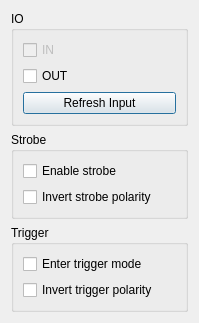
<?xml version="1.0" encoding="UTF-8"?>
<ui version="4.0">
 <class>IOControl</class>
 <widget class="QDialog" name="IOControl">
  <property name="geometry">
   <rect>
    <x>0</x>
    <y>0</y>
    <width>199</width>
    <height>269</height>
   </rect>
  </property>
  <property name="windowTitle">
   <string>IO Control</string>
  </property>
  <layout class="QVBoxLayout" name="verticalLayout">
   <item>
    <widget class="QGroupBox" name="groupBox">
     <property name="title">
      <string>IO</string>
     </property>
     <layout class="QVBoxLayout" name="verticalLayout_2">
      <item>
       <widget class="QCheckBox" name="cbIn">
        <property name="enabled">
         <bool>false</bool>
        </property>
        <property name="text">
         <string>IN</string>
        </property>
        <property name="checkable">
         <bool>true</bool>
        </property>
       </widget>
      </item>
      <item>
       <widget class="QCheckBox" name="cbOut">
        <property name="text">
         <string>OUT</string>
        </property>
       </widget>
      </item>
      <item>
       <widget class="QPushButton" name="btnRefresh">
        <property name="text">
         <string>Refresh Input</string>
        </property>
       </widget>
      </item>
     </layout>
    </widget>
   </item>
   <item>
    <widget class="QGroupBox" name="groupBox_3">
     <property name="title">
      <string>Strobe</string>
     </property>
     <layout class="QVBoxLayout" name="verticalLayout_4">
      <item>
       <widget class="QCheckBox" name="cbEnableStrobe">
        <property name="text">
         <string>Enable strobe</string>
        </property>
       </widget>
      </item>
      <item>
       <widget class="QCheckBox" name="cbStrobePolarity">
        <property name="text">
         <string>Invert strobe polarity</string>
        </property>
       </widget>
      </item>
     </layout>
    </widget>
   </item>
   <item>
    <widget class="QGroupBox" name="groupBox_2">
     <property name="title">
      <string>Trigger</string>
     </property>
     <layout class="QVBoxLayout" name="verticalLayout_3">
      <item>
       <widget class="QCheckBox" name="cbTriggerMode">
        <property name="text">
         <string>Enter trigger mode</string>
        </property>
       </widget>
      </item>
      <item>
       <widget class="QCheckBox" name="cbTriggerPolarity">
        <property name="text">
         <string>Invert trigger polarity</string>
        </property>
       </widget>
      </item>
     </layout>
    </widget>
   </item>
  </layout>
 </widget>
 <resources/>
 <connections/>
</ui>
